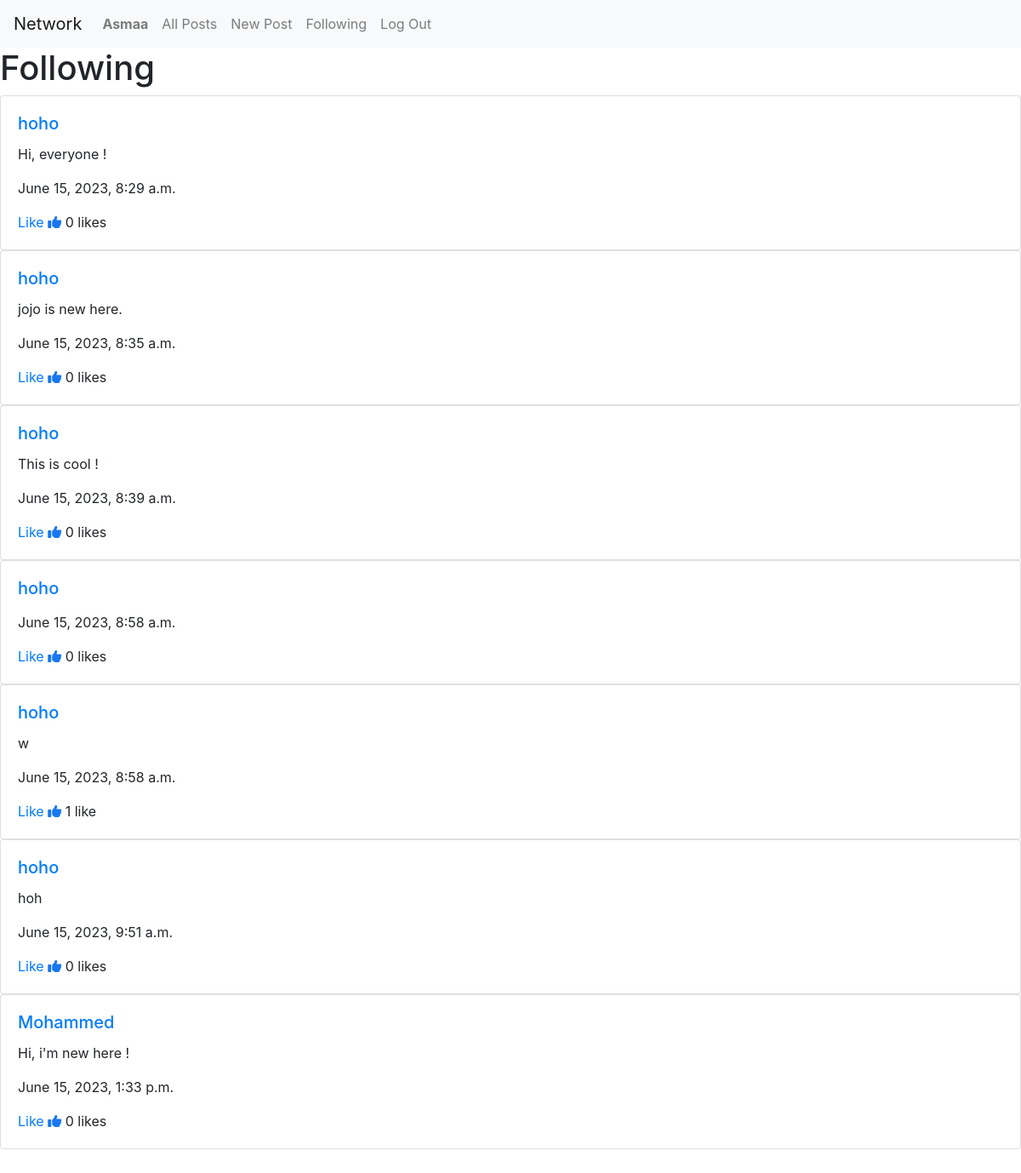
The page /following (signed in) on the database its author committed.
### network/models.py (models this page shows)
class User(AbstractUser):
    pass

class Post(models.Model):
    content = models.CharField(max_length=500)
    timestamp = models.DateTimeField(auto_now_add=True)
    user = models.ForeignKey(User, on_delete=models.CASCADE, related_name="posts")
    likes = models.ManyToManyField(User, blank=True, related_name="liked_posts")

### network/views.py (the view)
# urls.py: path("following", views.following, name="following"),
def following(request):
    user = request.user
    following = Follow.objects.filter(user=user)
    posts = Post.objects.filter(user__in=following.values_list("followed_user"))
    paginator = Paginator(posts, 10)
    pageNumber = request.GET.get("page")
    pagePosts = paginator.get_page(pageNumber)
    return render(request, "network/following.html", {"pagePosts": pagePosts,})

### network/templates/network/following.html (shortened to what this page needs)
{% extends "network/layout.html" %}
{% load static %}
{% block body %}
<h1>Following</h1>
{% for post in pagePosts %}
<div class="card" id="post-{{ post.id }}" data-postid="{{ post.id }}">
  <div class="card-body" data-postid="{{ post.id }}">
    <a href="{% url 'profile' post.user %}"> <h5 class="card-title">{{ post.user }}</h5></a>
    <p class="card-text" id="post-content-{{ post.id }}">{{ post.content }}</p>
    <p class="card-text">{{ post.timestamp }}</p>
    <p class="card-text">
      <a href="" class="like" id="like-btn-{{ post.id }}" data-postid="{{ post.id }}">Like</a>
      <i class="fas fa-thumbs-up" id="like-{{post.id}}" style="color: #1877F2;"></i>
      {{ post.likes.count }}
      {% if post.likes.count != 1 %}likes{% else %}like{% endif %}
    </p>
  </div>
</div>
{% endfor %}
{% endblock %}

### network/templates/network/layout.html (shortened to what this page needs)
{% load static %}
<!DOCTYPE html>
<html lang="en">
  <head>
    <link
      rel="stylesheet"
      href="https://stackpath.bootstrapcdn.com/bootstrap/4.4.1/css/bootstrap.min.css"
      />
    <link href="{% static 'network/styles.css' %}" rel="stylesheet" />
  </head>
  <body>
    <nav class="navbar navbar-expand-lg navbar-light bg-light">
      <a class="navbar-brand" href="{% url 'index' %}">Network</a>
      <div>
        <ul class="navbar-nav mr-auto">
          {% if user.is_authenticated %}
          <li class="nav-item">
            <a class="nav-link" href="{% url 'profile' user.username %}"
              ><strong>{{ user.username }}</strong></a
            >
          </li>
          {% endif %}
          <li class="nav-item">
            <a class="nav-link" href="{% url 'index' %}">All Posts</a>
          </li>
          {% if user.is_authenticated %}
          <li class="nav-item">
            <a class="nav-link" href="{% url 'new_post' %}">New Post</a>
          </li>
          <li class="nav-item">
            <a class="nav-link" href="{% url 'following' %}">Following</a>
          </li>
          <li class="nav-item">
            <a class="nav-link" href="{% url 'logout' %}">Log Out</a>
          </li>
          {% endif %}
        </ul>
      </div>
    </nav>
    <div class="body">{% block body %} {% endblock %}</div>
  </body>
</html>

### rows shown on the page
User: username "Asmaa"
Post: user "hoho", content "Hi, everyone !", timestamp "June 15, 2023, 8:29 a.m.", likes.count "0"
Post: user "hoho", content "jojo is new here.", timestamp "June 15, 2023, 8:35 a.m.", likes.count "0"
Post: user "hoho", content "This is cool !", timestamp "June 15, 2023, 8:39 a.m.", likes.count "0"
Post: user "hoho", timestamp "June 15, 2023, 8:58 a.m.", likes.count "0"
Post: user "hoho", content "w", timestamp "June 15, 2023, 8:58 a.m.", likes.count "1"
Post: user "hoho", content "hoh", timestamp "June 15, 2023, 9:51 a.m.", likes.count "0"
Post: user "Mohammed", content "Hi, i'm new here !", timestamp "June 15, 2023, 1:33 p.m.", likes.count "0"
